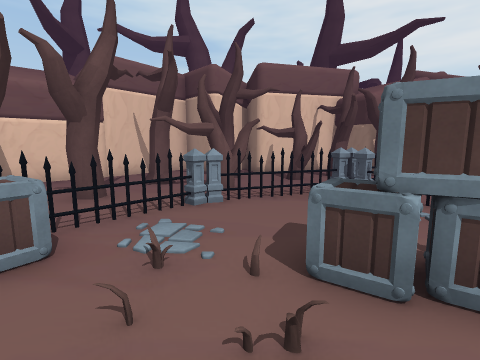
view 1 (above)

24 first-person views from a walk through a Unity game level. The camera is 1.5 m above the floor, tilts 8° down and sees 85° across. The floor is counted in squares, 1 m on a side. Each view is taken from the middle of a square. On the plan, view 1 faces up. The plan holds only what a view shows up to about 14 squares ahead; the rest is blank. The place goes on beyond the plan. The player is left out. Some animated figures are not drawn.

view 2
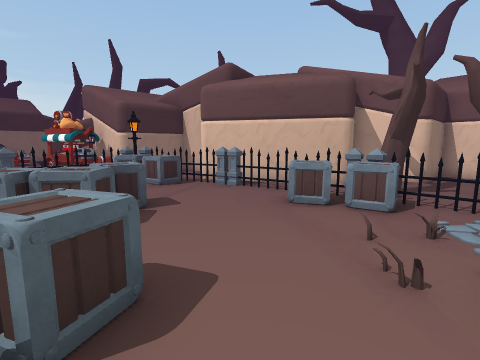

view 3
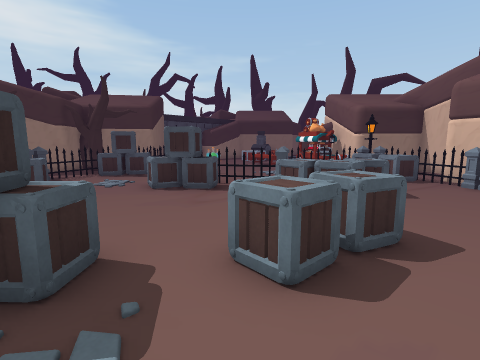

view 4
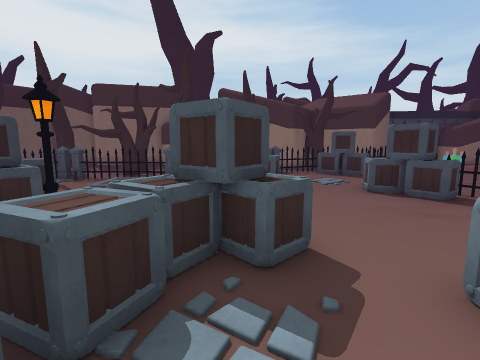

view 5
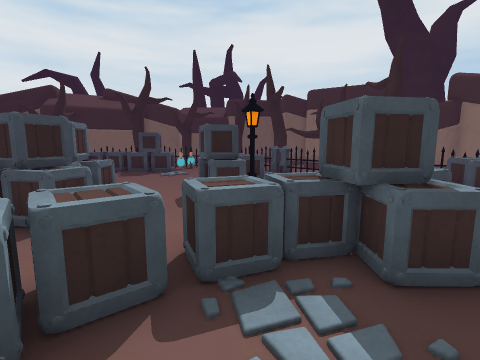

view 6
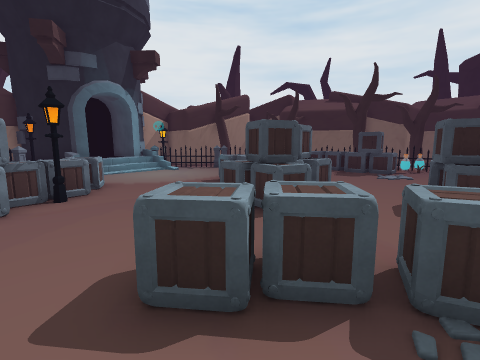

view 7
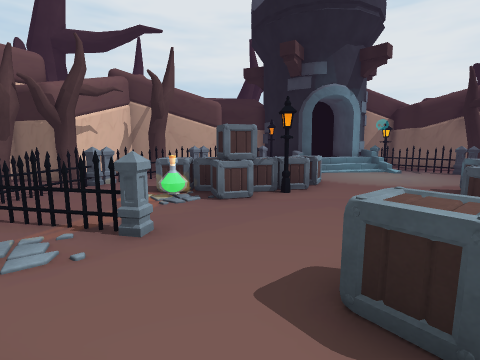

view 8
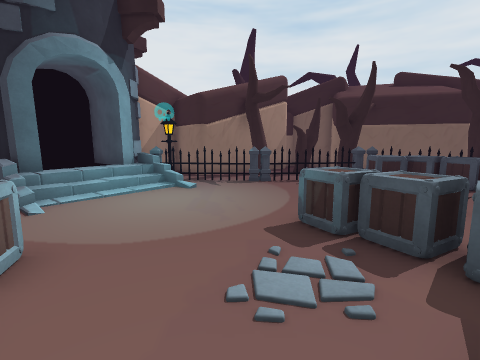

view 9
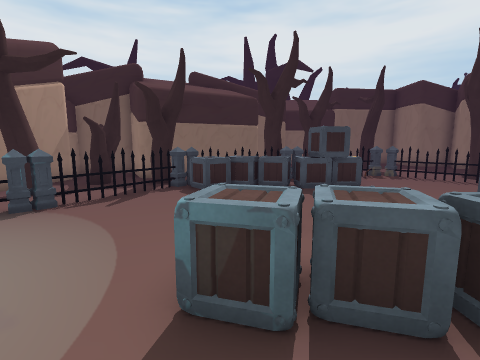

view 10
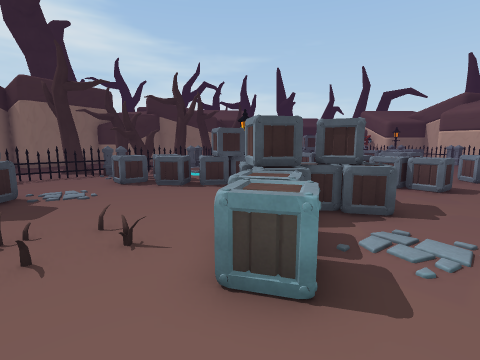

view 11
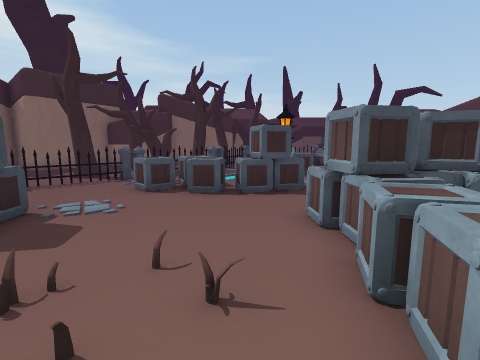

view 12
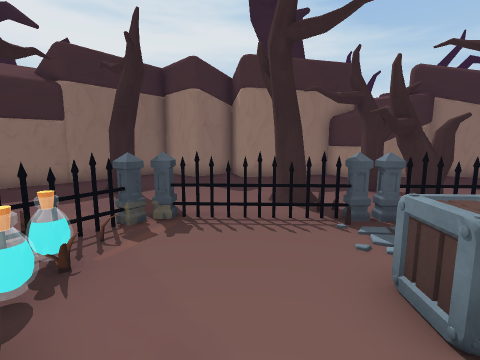

view 13
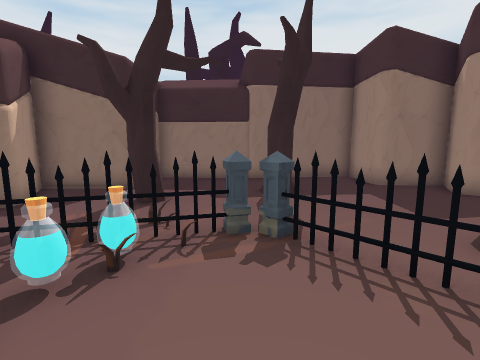

view 14
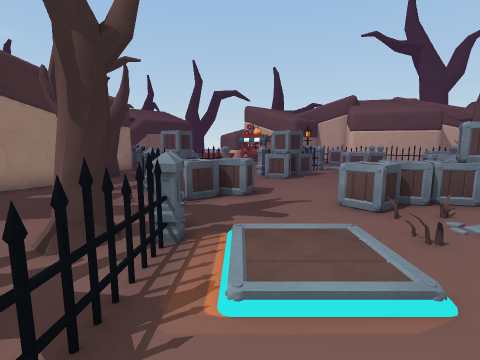

view 15
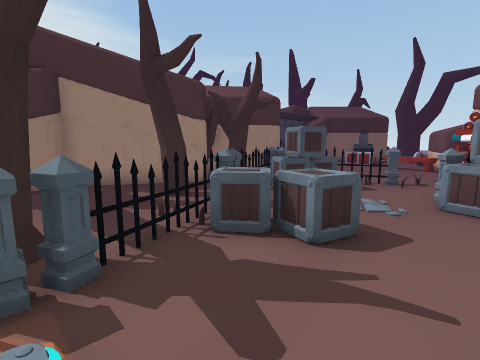

view 16
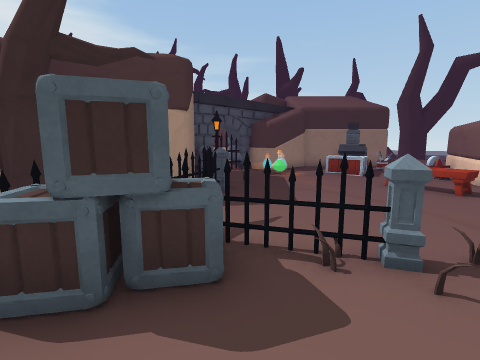

view 17
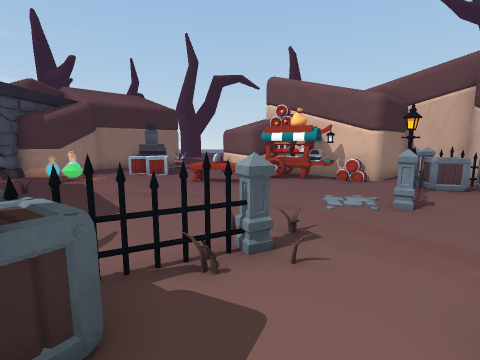

view 18
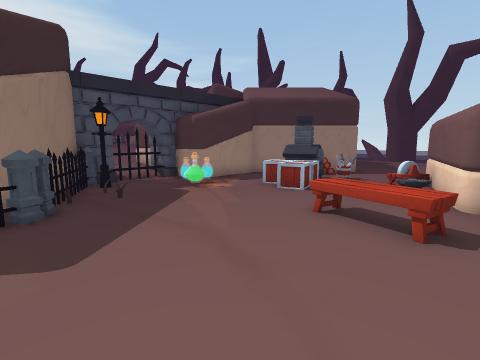

view 19
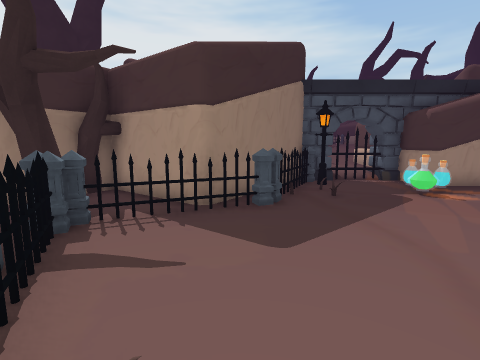

view 20
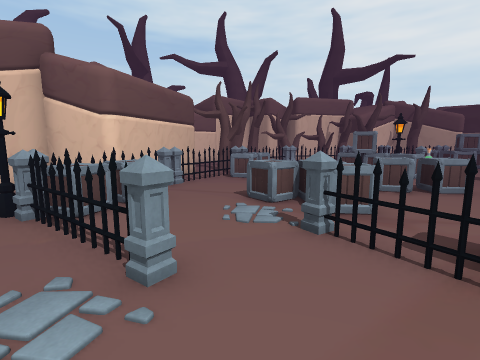

view 21
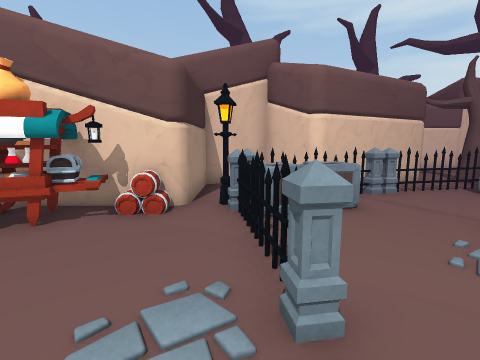

view 22
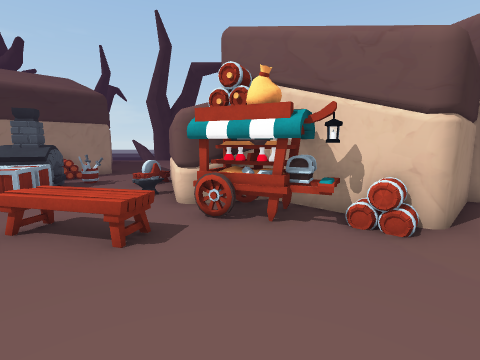

view 23
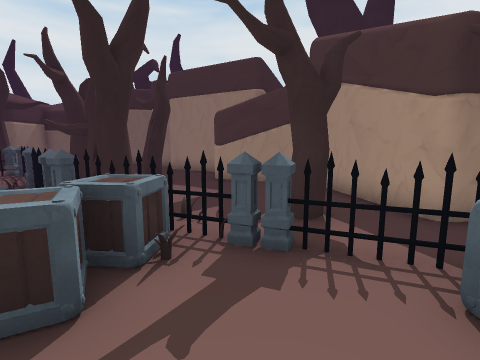

view 24
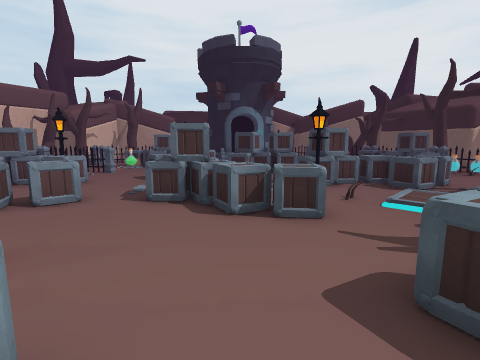

### Floor plan
Key: @ floor where view 1 was taken; # wall or solid block; x gap in a wall; . main floor; : floor 0.25 m higher than the main floor; + floor 0.5 m higher than the main floor; * floor 0.75 m higher than the main floor; / step, stairs or slope; = window, fence, low wall or low ledge; v drop or lower ground; T tree; F fence; C crate; S streetlight; B barrel; W wagon; A table; U bucket; O other object.
Columns run from 16 left of view 1 to 23 right of it. Each row starts with its distance up from view 1.
 10         ##   T     T  FFFFFFFFFFSS###
  9         #.. ...TT...FF....        #####
  8         ##........FFF...CC      =##+*##
  7         ##.TT..FFF. F...CCC    .///*####
  6         # ....FF... FF..OCCCCC....//xvvv
  5         # .TTFF... ..FF..CCSCC...../=S.#
  4          #xTFC...C ...F............/.Fx#
  3          #.FCC.//CCC.................F.#
  2          #.FCC.:/CCSC...............FF.#
  1         ##FFC......CC.CC.......C....FFTT
  0         #FF.....@.....CC..CCCCCC.....F.
 -1      ####F.......CCC..CC  CCCCC......F.T
 -2      # .FC...C..CCCC..CC. CCCC.../ ..F.T
 -3      #  CCC.CCCC....CCCC....C..../  CFT
 -4      ##FCC....CC....CCC   ........ CCF #
 -5       #SCC...FCC.....CC. SCC......CCC  #
 -6      ##B.FF..FF......CC/OSCCC....CCCF  #
 -7     ##WB..FF..FCC....CC//..CC...CCCF#T##
 -8     #WW........CCC....C.///CCC...C.FT ##
 -9     #WW........FCC......:://.C...OFF..##
-10     #WW.............CC..///.......F....#
-11  ####.AA.....FF.....CC.FFFFFFFFFFF..TT.#
-12 ##....AA......FCC...CCFFT.T......F.....#
-13 ...  .AA......FCCCFFF:..T.TT.TT........
-14 .U.............FCCF........T.......T...
-15 .UOCCC........FFT...T.....TT. .....T...#
-16 =OOCC.......FF..TT#.......... ........##
-17 # O.C......F####T####....##..........##
-18 ## ..OOO..F##  #TT  ##.####..###....##
-19  #####O...F#   ##    ###  #### ######
-20      #...S##                   #####
-21      ##F###

Where each view was taken, in squares from view 1:
view 1: 0 up, 0 right, facing up
view 2: 0 up, 3 right, facing left
view 3: 0 up, 5 right, facing down-left
view 4: 0 up, 5 right, facing down
view 5: 0 up, 4 right, facing down-right
view 6: 0 up, 4 right, facing right
view 7: 0 up, 4 right, facing up-right
view 8: 2 up, 10 right, facing right
view 9: 2 up, 13 right, facing down-right
view 10: 2 up, 17 right, facing down-left
view 11: 0 up, 17 right, facing down-left
view 12: 6 down, 15 right, facing down
view 13: 8 down, 14 right, facing down-right
view 14: 10 down, 12 right, facing left
view 15: 8 down, 8 right, facing down-left
view 16: 10 down, 1 right, facing down-left
view 17: 11 down, 1 right, facing left
view 18: 10 down, 4 left, facing down-left
view 19: 10 down, 4 left, facing down
view 20: 10 down, 4 left, facing up
view 21: 9 down, 4 left, facing up-left
view 22: 9 down, 5 left, facing left
view 23: 10 down, 1 right, facing down-right
view 24: 10 down, 1 right, facing up-right
